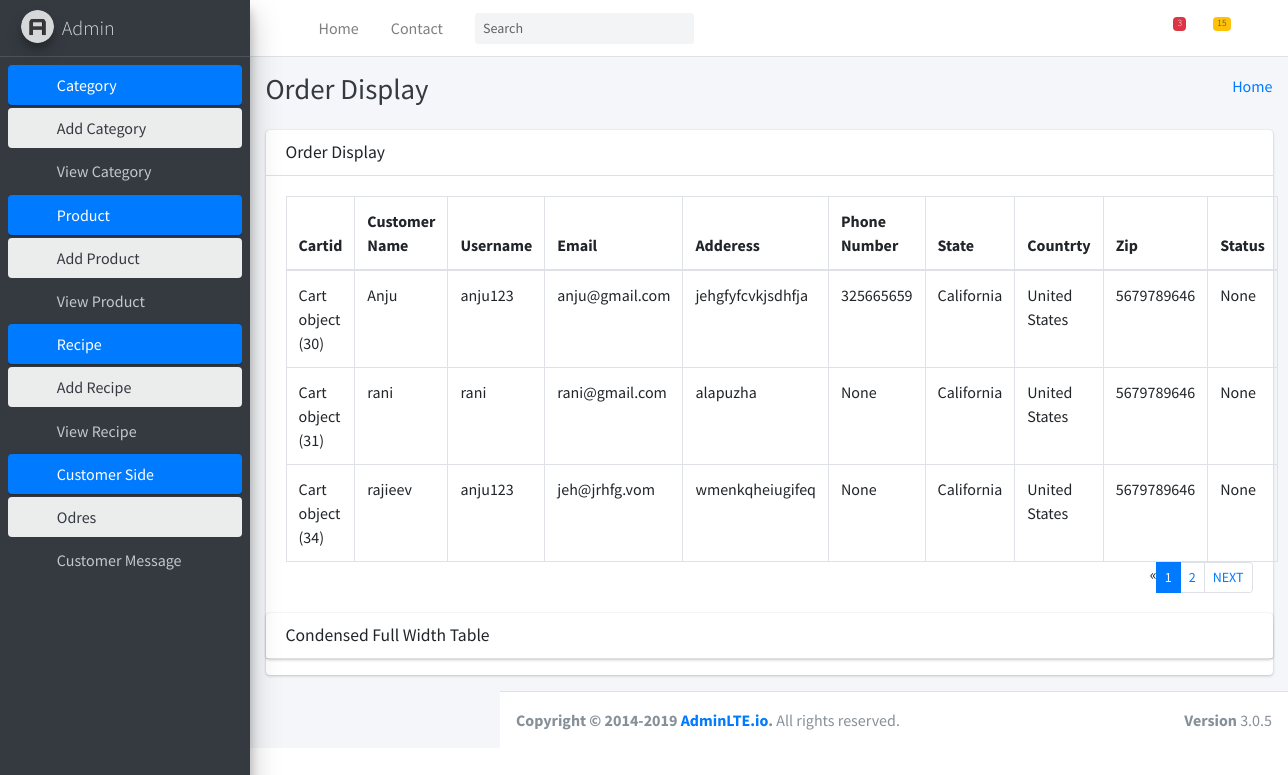
Screenshot of /dashboard/oderdisplay/ with the database file from the repository.
### website/models.py (models this page shows)
class Order(models.Model):
    Cartid = models.ForeignKey(Cart, on_delete=models.CASCADE, null=True, blank=True)
    Order_Name = models.CharField(max_length=200, null=True, blank=True)
    Order_Uname = models.CharField(max_length=200, null=True, blank=True)
    Order_Email = models.EmailField(max_length=200, null=True, blank=True)
    Order_Address = models.CharField(max_length=200, null=True, blank=True)
    Order_Phone = models.IntegerField(null=True, blank=True)
    Order_State = models.CharField(max_length=200, null=True, blank=True)
    Order_Country = models.CharField(max_length=200, null=True, blank=True)
    Order_Zip = models.CharField(max_length=200, null=True, blank=True)
    Status = models.IntegerField(null=True, blank=True)

class Cart(models.Model):
    Productid = models.ForeignKey(ProductRegister, on_delete=models.CASCADE,null=True,blank=True)
    Userid = models.ForeignKey(RegisterUser, on_delete=models.CASCADE, null=True,blank=True)
    Cart_Quantity = models.IntegerField(null=True, blank=True)
    Cart_Price = models.IntegerField(null=True, blank=True)
    Status = models.IntegerField(null=True,blank=True)

### dashboard/views.py (the view)
# urls.py: path("oderdisplay/", views.oderdisplay, name="oderdisplay"),
def oderdisplay(request):
    datas = Order.objects.all()
    page = request.GET.get('page', 1)
    paginator = Paginator(datas, 3)
    try:
        data = paginator.page(page)
    except PageNotAnInteger:
        data = paginator.page(1)
    except EmptyPage:
        data = paginator.page(paginator.num_pages)
    return render(request,'OrderDisplay.html',{'data':data})

### dashboard/templates/OrderDisplay.html
{% extends 'Dashboard.html' %}
{% block content %}
{% load static %}
<div class="content-wrapper">
  <div class="content-header">
    <div class="container-fluid">
      <div class="row mb-2">
        <div class="col-sm-6">
          <h1 class="m-0 text-dark">Order Display</h1>
        </div>
        <div class="col-sm-6">
          <ol class="breadcrumb float-sm-right">
            <li class="breadcrumb-item"><a href="#">Home</a></li>
          </ol>
        </div>
      </div>
    </div>
  </div>
<section class="content">
    <div class="container-fluid">
      <div class="row">
        <div class="col-md-12">
          <div class="card">
            <div class="card-header">
              <h3 class="card-title">Order Display</h3>
            </div>
            <div class="card-body">
              <table class="table table-bordered">
                <thead>
                  <tr>
                    <th>Cartid</th>
                    <th>Customer Name</th>
                    <th>Username</th>
                    <th>Email</th>
                    <th>Adderess</th>
                    <th>Phone Number</th>
                    <th>State</th>
                    <th>Countrty</th>
                    <th>Zip</th>
                    <th>Status</th>
                  </tr>
                </thead>
                <tbody>
                  {% for o in data %}
                  <tr>
                    <td>{{o.Cartid}}</td>
                    <td>{{o.Order_Name}}</td>
                    <td>{{o.Order_Uname}}</td>
                    <td>{{o.Order_Email}}</td>
                    <td>{{o.Order_Address}}</td>
                    <td>{{o.Order_Phone}}</td>
                    <td>{{o.Order_State}}</td>
                    <td>{{o.Order_Country}}</td>
                    <td>{{o.Order_Zip}}</td>
                    <td>{{o.Status}}</td>
                  </tr>
                  {% endfor %}
                </tbody>
              </table>
{% if data.has_other_pages %}
  <ul class="pagination pagination-sm m-0 float-right">
    {% if data.has_previous %}
      <li class="page-item"><a class="page-link" href="?page={{data.previous_page_number }}">PREVIOUS</a></li>
    {% else %}
      <li class="page-item disabled"><span>&laquo;</span></li>
    {% endif %}
    {% for i in data.paginator.page_range %}
      {% if data.number == i %}
        <li class="page-item active"><span class="page-link">{{ i }}<span class="sr-only">(current)</span></span></li>
      {% else %}
        <li class="page-item"><a class="page-link" href="?page={{ i}}">{{ i }}</a></li>
      {% endif %}
    {% endfor %}
    {% if data.has_next %}
      <li class="page-item"><a class="page-link" href="?page={{data.next_page_number }}">NEXT</a></li>
    {% else %}
      <li class="page-item disabled"><span>&raquo;</span></li>
    {% endif %}
  </ul>
{% endif %}
            </div>
          <div class="card">
            <div class="card-header">
              <h3 class="card-title">Condensed Full Width Table</h3>
            </div>
          </div>
        </div>
      </div>
    </div>
</section>
{% endblock %}

### dashboard/templates/Dashboard.html (shortened to what this page needs)
{% load static %}
<!DOCTYPE html>
<html>
<head>
  <link rel="stylesheet" href="{% static 'plugins/fontawesome-free/css/all.min.css' %}">
  <link rel="stylesheet" href="https://code.ionicframework.com/ionicons/2.0.1/css/ionicons.min.css">
  <link rel="stylesheet" href="{% static 'plugins/tempusdominus-bootstrap-4/css/tempusdominus-bootstrap-4.min.css' %}">
  <link rel="stylesheet" href="{% static 'plugins/icheck-bootstrap/icheck-bootstrap.min.css' %}">
  <link rel="stylesheet" href="{% static 'plugins/jqvmap/jqvmap.min.css' %}">
  <link rel="stylesheet" href="{% static 'dist/css/adminlte.min.css' %}">
  <link rel="stylesheet" href="{% static 'plugins/overlayScrollbars/css/OverlayScrollbars.min.css' %}">
  <link rel="stylesheet" href="{% static 'plugins/daterangepicker/daterangepicker.css' %}">
  <link rel="stylesheet" href="{% static 'plugins/summernote/summernote-bs4.css' %}">
</head>
<body class="hold-transition sidebar-mini layout-fixed">
<div class="wrapper">
  <nav class="main-header navbar navbar-expand navbar-white navbar-light">
    <ul class="navbar-nav">
      <li class="nav-item">
        <a class="nav-link" data-widget="pushmenu" href="#" role="button"><i class="fas fa-bars"></i></a>
      </li>
      <li class="nav-item d-none d-sm-inline-block">
        <a href="index3.html" class="nav-link">Home</a>
      </li>
      <li class="nav-item d-none d-sm-inline-block">
        <a href="#" class="nav-link">Contact</a>
      </li>
    </ul>
    <form class="form-inline ml-3">
      <div class="input-group input-group-sm">
        <input class="form-control form-control-navbar" type="search" placeholder="Search" aria-label="Search">
        <div class="input-group-append">
          <button class="btn btn-navbar" type="submit">
            <i class="fas fa-search"></i>
          </button>
        </div>
      </div>
    </form>
    <ul class="navbar-nav ml-auto">
      <li class="nav-item dropdown">
        <a class="nav-link" data-toggle="dropdown" href="#">
          <i class="far fa-comments"></i>
          <span class="badge badge-danger navbar-badge">3</span>
        </a>
      </li>
      <li class="nav-item dropdown">
        <a class="nav-link" data-toggle="dropdown" href="#">
          <span class="badge badge-warning navbar-badge">15</span>
        </a>
      </li>
      <li class="nav-item">
        <a class="nav-link" data-widget="control-sidebar" data-slide="true" href="#" role="button">
          <i class="fas fa-th-large"></i>
        </a>
      </li>
    </ul>
  </nav>
  <aside class="main-sidebar sidebar-dark-primary elevation-4">
    <a href="index3.html" class="brand-link">
      <img src="{% static 'dist/img/AdminLTELogo.png' %}" alt="AdminLTE Logo" class="brand-image img-circle elevation-3"
           style="opacity: .8">
      <span class="brand-text font-weight-light">Admin</span>
    </a>
    <div class="sidebar">
      <nav class="mt-2">
        <ul class="nav nav-pills nav-sidebar flex-column" data-widget="treeview" role="menu" data-accordion="false">
          <li class="nav-item has-treeview menu-open">
            <a href="#" class="nav-link active">
              <i class="nav-icon fas fa-tachometer-alt"></i>
              <p>
                Category
                <i class="right fas fa-angle-left"></i>
              </p>
            </a>
            <ul class="nav nav-treeview">
              <li class="nav-item">
                <a href="{% url 'category_reg' %}" class="nav-link active">
                  <i class="far fa-circle nav-icon"></i>
                  <p>Add Category</p>
                </a>
              </li>
              <li class="nav-item">
                <a href="{% url 'DisplayCategory' %}" class="nav-link">
                  <i class="far fa-circle nav-icon"></i>
                  <p>View Category</p>
                </a>
              </li>
            </ul>
          </li>
          <li class="nav-item has-treeview menu-open">
            <a href="#" class="nav-link active">
              <i class="nav-icon fas fa-tachometer-alt"></i>
              <p>
                Product
                <i class="right fas fa-angle-left"></i>
              </p>
            </a>
            <ul class="nav nav-treeview">
              <li class="nav-item">
                <a href="{% url 'product_reg' %}" class="nav-link active">
                  <i class="far fa-circle nav-icon"></i>
                  <p>Add Product</p>
                </a>
              </li>
              <li class="nav-item">
                <a href="{% url 'DisplayProduct' %}" class="nav-link">
                  <i class="far fa-circle nav-icon"></i>
                  <p>View Product</p>
                </a>
              </li>
            </ul>
          </li>
          <li class="nav-item has-treeview menu-open">
            <a href="#" class="nav-link active">
              <i class="nav-icon fas fa-tachometer-alt"></i>
              <p>
                Recipe
                <i class="right fas fa-angle-left"></i>
              </p>
            </a>
            <ul class="nav nav-treeview">
              <li class="nav-item">
                <a href="{% url 'recipe_reg' %}" class="nav-link active">
                  <i class="far fa-circle nav-icon"></i>
                  <p>Add Recipe</p>
                </a>
              </li>
              <li class="nav-item">
                <a href="{% url 'DisplayRecipe' %}" class="nav-link">
                  <i class="far fa-circle nav-icon"></i>
                  <p>View Recipe</p>
                </a>
              </li>
            </ul>
          </li>
          <li class="nav-item has-treeview menu-open">
            <a href="#" class="nav-link active">
              <i class="nav-icon fas fa-tachometer-alt"></i>
              <p>
                Customer Side
                <i class="right fas fa-angle-left"></i>
              </p>
            </a>
            <ul class="nav nav-treeview">
              <li class="nav-item">
                <a href="{% url 'oderdisplay' %}" class="nav-link active">
                  <i class="far fa-circle nav-icon"></i>
                  <p>Odres</p>
                </a>
              </li>
              <li class="nav-item">
                <a href="{% url 'messagedisplay' %}" class="nav-link">
                  <i class="far fa-circle nav-icon"></i>
                  <p>Customer Message</p>
                </a>
              </li>
            </ul>
          </li>
        </ul>
      </nav>
    </div>
  </aside>
  {% block content %}{% endblock %}
  <footer class="main-footer">
    <strong>Copyright &copy; 2014-2019 <a href="http://adminlte.io">AdminLTE.io</a>.</strong>
    All rights reserved.
    <div class="float-right d-none d-sm-inline-block">
      <b>Version</b> 3.0.5
    </div>
  </footer>
</div>
</body>
</html>

### rows the page displays
Order: Cartid "Cart object (30)", Order_Name "Anju", Order_Uname "anju123", Order_Email "anju@gmail.com", Order_Address "jehgfyfcvkjsdhfja", Order_Phone "325665659", Order_State "California", Order_Country "United States", Order_Zip "5679789646", Status "None"
Order: Cartid "Cart object (31)", Order_Name "rani", Order_Uname "rani", Order_Email "rani@gmail.com", Order_Address "alapuzha", Order_Phone "None", Order_State "California", Order_Country "United States", Order_Zip "5679789646", Status "None"
Order: Cartid "Cart object (34)", Order_Name "rajieev", Order_Uname "anju123", Order_Email "jeh@jrhfg.vom", Order_Address "wmenkqheiugifeq", Order_Phone "None", Order_State "California", Order_Country "United States", Order_Zip "5679789646", Status "None"

### other values shown
{{ i }} "1"
{{ i }} "2"
